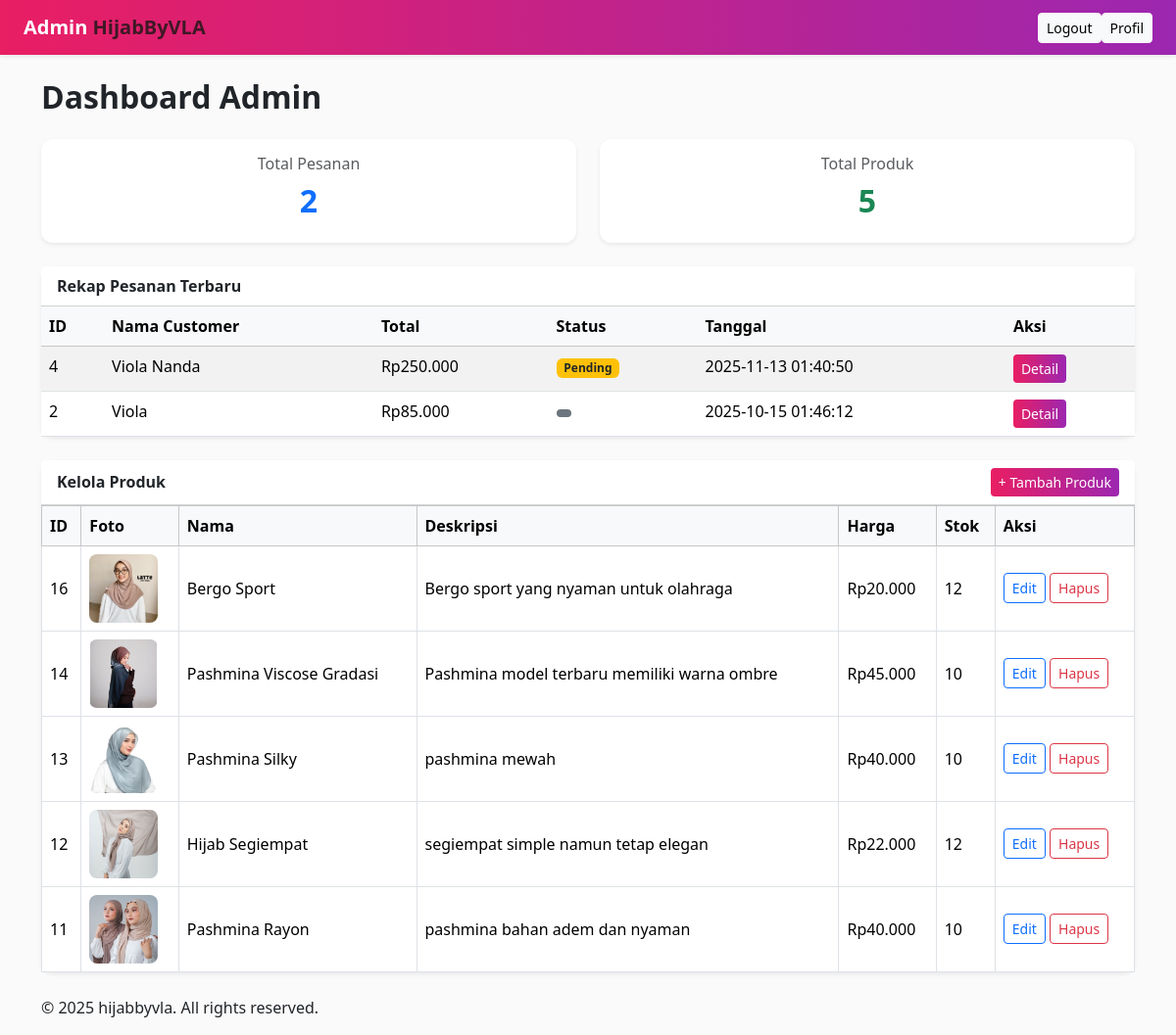
The app's page /hijabbyvla/admin/dashboard.php (signed in) with its own data.
### tables this page shows
CREATE TABLE `orders` (
  `id` int(11) NOT NULL,
  `customer_name` varchar(200) NOT NULL,
  `phone` varchar(50) NOT NULL,
  `payment_method` varchar(50) DEFAULT NULL,
  `shipping_method` varchar(50) DEFAULT NULL,
  `address` text NOT NULL,
  `total` int(11) NOT NULL,
  `status` enum('pending','paid','shipped','completed','cancelled') DEFAULT 'pending',
  `created_at` timestamp NOT NULL DEFAULT current_timestamp()
);

CREATE TABLE `products` (
  `id` int(11) NOT NULL,
  `name` varchar(255) NOT NULL,
  `motif` varchar(100) DEFAULT NULL,
  `size` varchar(50) DEFAULT NULL,
  `price` int(11) NOT NULL,
  `stock` int(11) DEFAULT 0,
  `rating` decimal(3,2) DEFAULT 0.00,
  `image` varchar(255) DEFAULT NULL,
  `description` text DEFAULT NULL,
  `created_at` timestamp NOT NULL DEFAULT current_timestamp(),
  `updated_at` timestamp NULL DEFAULT NULL ON UPDATE current_timestamp()
);

### hijabbyvla/admin/dashboard.php (the view, shortened to what this page needs)
<?php
require_once("../config.php");
$totalPesanan = $pdo->query("SELECT COUNT(*) FROM orders")->fetchColumn();
$pesanan = $pdo->query("SELECT id, customer_name, total, status, created_at FROM orders ORDER BY created_at DESC LIMIT 10")->fetchAll();
$totalProduk = $pdo->query("SELECT COUNT(*) FROM products")->fetchColumn();
$produk = $pdo->query("SELECT * FROM products ORDER BY created_at DESC")->fetchAll();
?>
<!DOCTYPE html>
<html lang="id">
<head>
  <link href="https://cdn.jsdelivr.net/npm/bootstrap@5.3.2/dist/css/bootstrap.min.css" rel="stylesheet">
</head>
<body>
  <nav class="navbar navbar-expand-lg navbar-dark brand-gradient shadow-sm">
    <div class="container-fluid px-4">
      <a class="navbar-brand fw-bold" href="#">Admin <span>HijabByVLA</span></a>
      <div class="d-flex">
        <a href="../api/logout.php" class="btn btn-light btn-sm">Logout</a>
        <a href="profil.php" class="btn btn-light btn-sm">Profil</a>
      </div>
    </div>
  </nav>
  <div class="container my-4">
    <h2 class="mb-4 fw-bold">Dashboard Admin</h2>
    <div class="row g-4 mb-4">
      <div class="col-md-6">
        <div class="card text-center shadow-sm">
          <div class="card-body">
            <h6 class="text-muted">Total Pesanan</h6>
            <h2 class="fw-bold text-primary"><?= $totalPesanan ?></h2>
          </div>
        </div>
      </div>
      <div class="col-md-6">
        <div class="card text-center shadow-sm">
          <div class="card-body">
            <h6 class="text-muted">Total Produk</h6>
            <h2 class="fw-bold text-success"><?= $totalProduk ?></h2>
          </div>
        </div>
      </div>
    </div>
    <div class="card shadow-sm mb-4">
      <div class="card-header bg-white">Rekap Pesanan Terbaru</div>
      <div class="card-body p-0">
        <table class="table table-striped table-hover mb-0">
          <thead class="table-light">
            <tr>
              <th>ID</th>
              <th>Nama Customer</th>
              <th>Total</th>
              <th>Status</th>
              <th>Tanggal</th>
              <th>Aksi</th>
            </tr>
          </thead>
          <tbody>
            <?php if (count($pesanan) > 0): ?>
              <?php foreach ($pesanan as $p): ?>
              <tr>
                <td><?= $p['id'] ?></td>
                <td><?= htmlspecialchars($p['customer_name']) ?></td>
                <td>Rp<?= number_format($p['total'],0,',','.') ?></td>
                <td>
                  <span class="badge
                    <?php if($p['status']=='pending') echo 'bg-warning text-dark';
                          elseif($p['status']=='paid') echo 'bg-info';
                          elseif($p['status']=='shipped') echo 'bg-primary';
                          elseif($p['status']=='completed') echo 'bg-success';
                          else echo 'bg-secondary'; ?>">
                    <?= ucfirst($p['status']) ?>
                  </span>
                </td>
                <td><?= $p['created_at'] ?></td>
                <td>
                  <a href="detail_pesanan.php?id=<?= $p['id'] ?>" class="btn btn-sm btn-brand">Detail</a>
                </td>
              </tr>
              <?php endforeach; ?>
            <?php else: ?>
              <tr><td colspan="6" class="text-center text-muted">Belum ada pesanan</td></tr>
            <?php endif; ?>
          </tbody>
        </table>
      </div>
    </div>
    <div class="card shadow-sm">
      <div class="card-header d-flex justify-content-between align-items-center bg-white">
        <span>Kelola Produk</span>
        <a href="tambah_produk.php" class="btn btn-brand btn-sm">+ Tambah Produk</a>
      </div>
      <div class="card-body p-0">
        <table class="table table-hover table-bordered mb-0 align-middle">
          <thead class="table-light">
            <tr>
              <th>ID</th>
              <th>Foto</th>
              <th>Nama</th>
              <th>Deskripsi</th>
              <th>Harga</th>
              <th>Stok</th>
              <th>Aksi</th>
            </tr>
          </thead>
          <tbody>
            <?php if (count($produk) > 0): ?>
              <?php foreach ($produk as $pr): ?>
              <tr>
                <td><?= $pr['id'] ?></td>
                <td>
                  <?php if (!empty($pr['image'])): ?>
                    <img src="../<?= $pr['image'] ?>" alt="Produk" class="thumb">
                  <?php else: ?>
                    <span class="text-muted">-</span>
                  <?php endif; ?>
                </td>
                <td><?= htmlspecialchars($pr['name']) ?></td>
                <td><?= htmlspecialchars($pr['description']) ?></td>
                <td>Rp<?= number_format($pr['price'],0,',','.') ?></td>
                <td><?= $pr['stock'] ?></td>
                <td>
                  <a href="edit_produk.php?id=<?= $pr['id'] ?>" class="btn btn-sm btn-outline-primary">Edit</a>
                  <a href="hapus_produk.php?id=<?= $pr['id'] ?>" class="btn btn-sm btn-outline-danger" onclick="return confirm('Yakin hapus?')">Hapus</a>
                </td>
              </tr>
              <?php endforeach; ?>
            <?php else: ?>
              <tr><td colspan="7" class="text-center text-muted">Belum ada produk</td></tr>
            <?php endif; ?>
          </tbody>
        </table>
      </div>
    </div>
  </div>
  <footer class="footer">
    <div class="container">
      <p>© 2025 hijabbyvla. All rights reserved.</p>
    </div>
  </footer>
</body>
</html>

### hijabbyvla/admin/dashboard.php (style rules this page uses)
body { background-color: #fafafa; }
.brand-gradient { background: linear-gradient(90deg,#e91e63,#9c27b0); }
.btn-brand { background: linear-gradient(90deg,#e91e63,#9c27b0); border: none; color: #fff; }
.card { border: none; border-radius: 12px; }
.card-header { font-weight: 600; }
.navbar-brand span { color: #3f1825ff; }
img.thumb { max-width: 70px; border-radius: 8px; }

### records on screen
orders: id "4", customer_name "Viola Nanda", total "250.000", status "Pending", created_at "2025-11-13 01:40:50"
orders: id "2", customer_name "Viola", total "85.000", created_at "2025-10-15 01:46:12"
products: id "16", image (picture), name "Bergo Sport", description "Bergo sport yang nyaman untuk olahraga", price "20.000", stock "12"
products: id "14", image (picture), name "Pashmina Viscose Gradasi", description "Pashmina model terbaru memiliki warna ombre", price "45.000", stock "10"
products: id "13", image (picture), name "Pashmina Silky", description "pashmina mewah", price "40.000", stock "10"
products: id "12", image (picture), name "Hijab Segiempat", description "segiempat simple namun tetap elegan", price "22.000", stock "12"
products: id "11", image (picture), name "Pashmina Rayon", description "pashmina bahan adem dan nyaman", price "40.000", stock "10"

### other values on screen
$totalPesanan "2"
$totalProduk "5"
